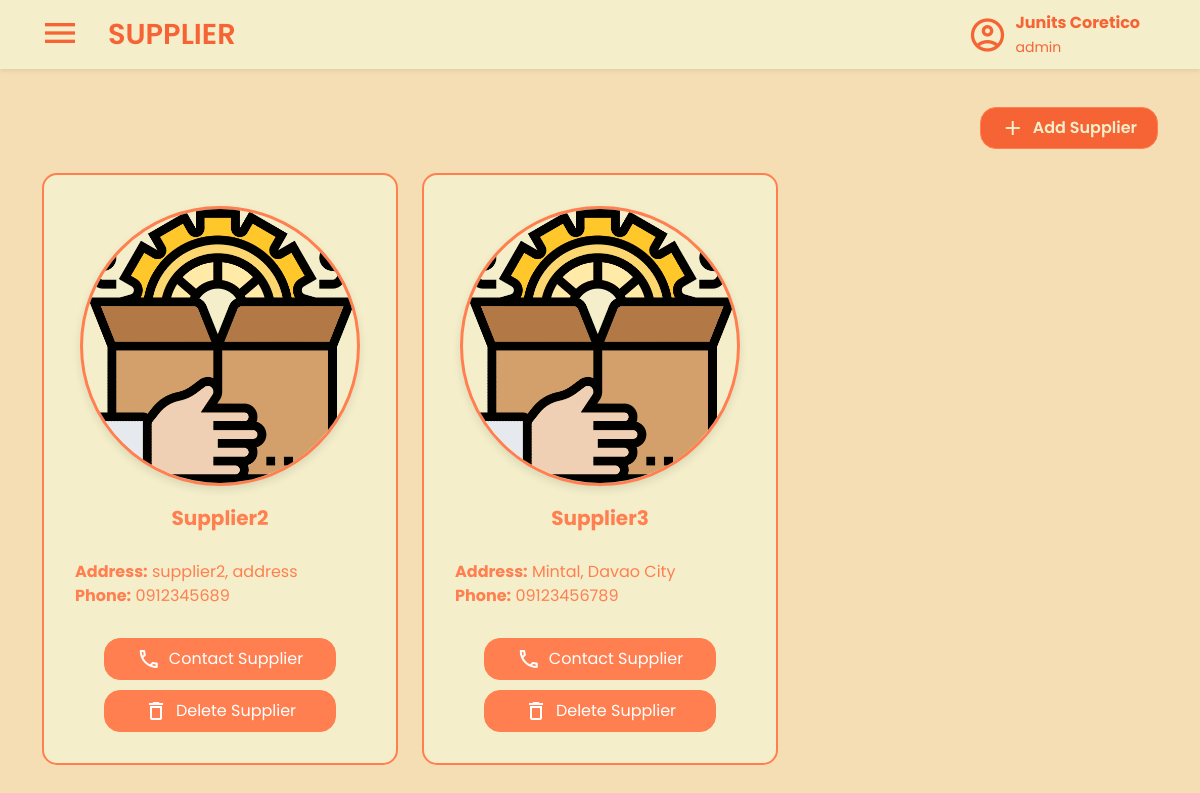
The app's page /views/suppliers.php (signed in) with its own data.
### tables this page shows
CREATE TABLE `suppliers` (
  `SupplierID` int(11) NOT NULL,
  `Name` varchar(50) NOT NULL,
  `Address` text NOT NULL,
  `PhoneNumber` varchar(255) NOT NULL,
  `ProfileImage` varchar(255) DEFAULT NULL,
  `Created_At` datetime NOT NULL DEFAULT current_timestamp(),
  `Created_By` int(11) NOT NULL,
  `Updated_At` datetime NOT NULL DEFAULT current_timestamp() ON UPDATE current_timestamp(),
  `Updated_By` int(11) NOT NULL
);

### views/suppliers.php (the view, shortened to what this page needs)
<?php
include '../database/database.php';
?>
<!DOCTYPE html>
<html lang="en">
<head>
  <link rel="stylesheet" href="../statics/products-style.css" />
  <link rel="stylesheet" href="../statics/style.css" />
  <link rel="stylesheet" href="../statics/supplier-style.css" />
  <link rel="stylesheet" href="../statics/css/bootstrap.min.css" />
</head>
<body class="main">
  <nav class="navbar bg-body-tertiary fixed-top shadow-sm">
    <div class="container-fluid">
      <div class="d-flex align-items-center">
        <button
          class="navbar-toggler mx-3 border-0 shadow-none"
          type="button"
          data-bs-toggle="offcanvas"
          data-bs-target="#offcanvasNavbar"
          aria-controls="offcanvasNavbar"
          aria-label="Toggle navigation">
          <span class="material-icons-outlined navbar-icon"> menu </span>
        </button>
        <a class="navbar-brand fw-semibold" href="suppliers.php">SUPPLIER</a>
      </div>
      <div class="d-flex align-items-center me-5 ms-auto">
        <span class="material-icons-outlined me-2 fs-1">account_circle</span>
        <div>
          <p class="fw-bold mb-0">
            <?php echo htmlspecialchars($_SESSION['first_name'] . ' ' . $_SESSION['last_name']); ?>
          </p>
          <small class="mt-0">
            <?php echo htmlspecialchars($_SESSION['role']); ?>
          </small>
        </div>
      </div>
    </div>
  </nav>
  <div class="container mt-4 pt-5">
    <div class="row align-items-center justify-content-end">
      <div class="col-md-auto d-flex gap-2">
        <button
          type="button"
          class="btn btn-primary add-product-button d-flex align-items-center gap-2 py-2 rounded-4"
          data-bs-toggle="modal"
          data-bs-target="#staticBackdrop">
          <span class="material-icons-outlined">add</span>
          <span>Add Supplier</span>
        </button>
      </div>
    </div>
    <div class="supplier-page my-4">
      <div class="row mt-4">
        <?php
        $stmt = $conn->prepare('SELECT SupplierID, Name, Address, PhoneNumber, ProfileImage FROM suppliers');
        $stmt->execute();
        $result = $stmt->get_result();
        if ($result->num_rows > 0) {
          while ($row = $result->fetch_assoc()) {
            $supplierId = htmlspecialchars($row['SupplierID']);
            $name = htmlspecialchars($row['Name']);
            $address = htmlspecialchars($row['Address']);
            $phone = htmlspecialchars($row['PhoneNumber']);
            $imagePath = $row['ProfileImage'] ? htmlspecialchars($row['ProfileImage']) : '../statics/images/default_supplier_profile.png';
        ?>
            <div class="col-md-4 mb-4">
              <div class="card supplier-card">
                <div class="card-body">
                  <img src="<?php echo $imagePath; ?>" alt="<?php echo $name; ?>" class="pic" />
                  <h5 class="card-title"><?php echo $name; ?></h5>
                  <p class="card-text">
                    <strong>Address:</strong> <?php echo $address; ?><br />
                    <strong>Phone:</strong> <?php echo $phone; ?><br />
                  </p>
                  <div class="btn-container">
                    <button class="btn btn-primary d-flex align-items-center justify-content-center gap-2 py-2 rounded-4"
                      data-bs-toggle="modal" data-bs-target="#contactModal<?php echo $supplierId; ?>">
                      <span class="material-icons-outlined">phone</span>
                      <span>Contact Supplier</span>
                    </button>
                    <button class="btn btn-danger d-flex align-items-center justify-content-center gap-2 py-2 rounded-4"
                      data-bs-toggle="modal" data-bs-target="#deleteModal<?php echo $supplierId; ?>">
                      <span class="material-icons-outlined">delete</span>
                      <span>Delete Supplier</span>
                    </button>
                  </div>
                </div>
              </div>
            </div>
        <?php
          }
        } else {
          echo '<div class="col-12 text-center">No suppliers found.</div>';
        }
        ?>
      </div>
    </div>
  </div>
</body>
</html>

### statics/products-style.css (style rules this page uses)
:root { --color-1: #f66435; --color-2: #f4efca; --color-3: #f5deb3; --color-4: #ff7f50; --color-5: #d49066; }
body { padding-top: 35px; }
.container { padding-top: 2.5em !important; }
.container-fluid { background-color: var(--color-2) !important; }
.btn.add-product-button { background-color: var(--color-1) !important; border-color: var(--color-4) !important; color: var(--color-2) !important; font-weight: 600; padding: 10px 20px; transition: all 0.3s ease-in-out !important; }

### statics/style.css (style rules this page uses)
:root { --color-1: #f66435; --color-2: #f4efca; --color-3: #f5deb3; --color-4: #ff7f50; --color-5: #d49066; --color-1-rgb: 246, 100, 53; }
* { font-family: "Poppins", sans-serif; }
.main { background-color: var(--color-3); }
p { color: var(--color-1); }
.btn-primary { background-color: #ff5733; border-color: #d43f00; color: white; padding: 12px 20px; border-radius: 8px; transition: background-color 0.3s ease, transform 0.2s ease; }
nav.navbar { background-color: var(--color-2) !important; color: var(--color-1) !important; }
.navbar-brand { font-size: 1.8em !important; color: var(--color-1) !important; }
.navbar .navbar-toggler .navbar-icon { color: var(--color-1) !important; font-size: 2em; }

### statics/supplier-style.css (style rules this page uses)
:root { --color-1: #f66435; --color-2: #f4efca; --color-3: #f5deb3; --color-4: #ff7f50; --color-5: #d49066; }

### records on screen
suppliers: Name "Supplier2", Address "supplier2, address", PhoneNumber "0912345689"
suppliers: Name "Supplier3", Address "Mintal, Davao City", PhoneNumber "09123456789"

### other values on screen
$_SESSION['first_name'] . ' ' . $_SESSION['last_name'] "Junits Coretico"
$_SESSION['role'] "admin"
